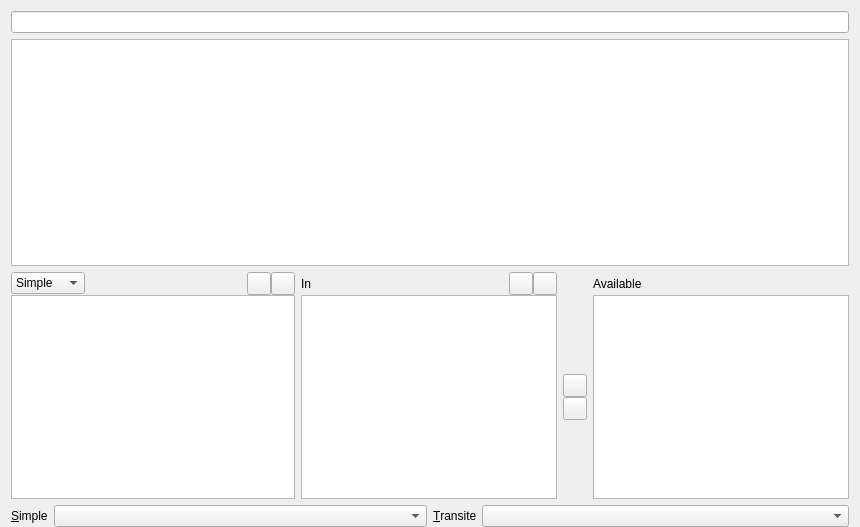
<?xml version="1.0" encoding="UTF-8"?>
<ui version="4.0">
 <class>EditorTransition</class>
 <widget class="QWidget" name="EditorTransition">
  <property name="geometry">
   <rect>
    <x>0</x>
    <y>0</y>
    <width>860</width>
    <height>527</height>
   </rect>
  </property>
  <property name="windowTitle">
   <string>Form</string>
  </property>
  <layout class="QVBoxLayout" name="verticalLayout">
   <property name="bottomMargin">
    <number>0</number>
   </property>
   <item>
    <widget class="QLineEdit" name="nameField"/>
   </item>
   <item>
    <widget class="QPlainTextEdit" name="commentField"/>
   </item>
   <item>
    <layout class="QGridLayout" name="gridLayout_2">
     <property name="verticalSpacing">
      <number>0</number>
     </property>
     <item row="1" column="7">
      <widget class="QListView" name="availableActions"/>
     </item>
     <item row="1" column="6">
      <layout class="QVBoxLayout" name="verticalLayout_11">
       <item>
        <spacer name="verticalSpacer_7">
         <property name="orientation">
          <enum>Qt::Vertical</enum>
         </property>
         <property name="sizeHint" stdset="0">
          <size>
           <width>20</width>
           <height>40</height>
          </size>
         </property>
        </spacer>
       </item>
       <item>
        <widget class="QToolButton" name="removeAction">
         <property name="text">
          <string/>
         </property>
         <property name="icon">
          <iconset resource="ui.qrc">
           <normaloff>:/images/right.png</normaloff>:/images/right.png</iconset>
         </property>
        </widget>
       </item>
       <item>
        <widget class="QToolButton" name="addAction">
         <property name="text">
          <string/>
         </property>
         <property name="icon">
          <iconset resource="ui.qrc">
           <normaloff>:/images/back.png</normaloff>:/images/back.png</iconset>
         </property>
        </widget>
       </item>
       <item>
        <spacer name="verticalSpacer_8">
         <property name="orientation">
          <enum>Qt::Vertical</enum>
         </property>
         <property name="sizeHint" stdset="0">
          <size>
           <width>20</width>
           <height>40</height>
          </size>
         </property>
        </spacer>
       </item>
      </layout>
     </item>
     <item row="0" column="5">
      <layout class="QHBoxLayout" name="horizontalLayout_5">
       <property name="spacing">
        <number>0</number>
       </property>
       <item>
        <widget class="QToolButton" name="moveActionUp">
         <property name="text">
          <string/>
         </property>
         <property name="icon">
          <iconset resource="ui.qrc">
           <normaloff>:/images/up.png</normaloff>:/images/up.png</iconset>
         </property>
        </widget>
       </item>
       <item>
        <widget class="QToolButton" name="moveActionDown">
         <property name="text">
          <string/>
         </property>
         <property name="icon">
          <iconset resource="ui.qrc">
           <normaloff>:/images/down.png</normaloff>:/images/down.png</iconset>
         </property>
        </widget>
       </item>
      </layout>
     </item>
     <item row="0" column="2">
      <layout class="QHBoxLayout" name="horizontalLayout_4">
       <property name="spacing">
        <number>0</number>
       </property>
       <item>
        <widget class="QToolButton" name="moveTransitionUp">
         <property name="text">
          <string/>
         </property>
         <property name="icon">
          <iconset resource="ui.qrc">
           <normaloff>:/images/up.png</normaloff>:/images/up.png</iconset>
         </property>
        </widget>
       </item>
       <item>
        <widget class="QToolButton" name="moveTransitionDown">
         <property name="text">
          <string/>
         </property>
         <property name="icon">
          <iconset resource="ui.qrc">
           <normaloff>:/images/down.png</normaloff>:/images/down.png</iconset>
         </property>
        </widget>
       </item>
      </layout>
     </item>
     <item row="1" column="0" colspan="3">
      <widget class="TextEdit" name="conditionField"/>
     </item>
     <item row="0" column="7">
      <widget class="QLabel" name="label_7">
       <property name="text">
        <string>Available</string>
       </property>
       <property name="alignment">
        <set>Qt::AlignLeading|Qt::AlignLeft|Qt::AlignVCenter</set>
       </property>
      </widget>
     </item>
     <item row="0" column="0">
      <widget class="QComboBox" name="transitionTypeField">
       <item>
        <property name="text">
         <string>Simple</string>
        </property>
       </item>
       <item>
        <property name="text">
         <string>Transite</string>
        </property>
       </item>
       <item>
        <property name="text">
         <string>Return</string>
        </property>
       </item>
      </widget>
     </item>
     <item row="1" column="3" colspan="3">
      <widget class="QListView" name="actionList"/>
     </item>
     <item row="0" column="3">
      <widget class="QLabel" name="label_6">
       <property name="text">
        <string>In</string>
       </property>
       <property name="alignment">
        <set>Qt::AlignLeading|Qt::AlignLeft|Qt::AlignVCenter</set>
       </property>
      </widget>
     </item>
     <item row="0" column="1">
      <spacer name="horizontalSpacer">
       <property name="orientation">
        <enum>Qt::Horizontal</enum>
       </property>
       <property name="sizeHint" stdset="0">
        <size>
         <width>40</width>
         <height>20</height>
        </size>
       </property>
      </spacer>
     </item>
     <item row="0" column="4">
      <spacer name="horizontalSpacer_2">
       <property name="orientation">
        <enum>Qt::Horizontal</enum>
       </property>
       <property name="sizeHint" stdset="0">
        <size>
         <width>40</width>
         <height>20</height>
        </size>
       </property>
      </spacer>
     </item>
    </layout>
   </item>
   <item>
    <layout class="QHBoxLayout" name="horizontalLayout_8">
     <item>
      <layout class="QHBoxLayout" name="horizontalLayout_6">
       <item>
        <widget class="QLabel" name="label_8">
         <property name="text">
          <string>&amp;Simple</string>
         </property>
         <property name="buddy">
          <cstring>destinationField</cstring>
         </property>
        </widget>
       </item>
       <item>
        <widget class="QComboBox" name="destinationField">
         <property name="sizePolicy">
          <sizepolicy hsizetype="MinimumExpanding" vsizetype="Fixed">
           <horstretch>0</horstretch>
           <verstretch>0</verstretch>
          </sizepolicy>
         </property>
        </widget>
       </item>
      </layout>
     </item>
     <item>
      <layout class="QHBoxLayout" name="horizontalLayout_7">
       <item>
        <widget class="QLabel" name="label_9">
         <property name="text">
          <string>&amp;Transite</string>
         </property>
         <property name="buddy">
          <cstring>transiteDestinationField</cstring>
         </property>
        </widget>
       </item>
       <item>
        <widget class="QComboBox" name="transiteDestinationField">
         <property name="sizePolicy">
          <sizepolicy hsizetype="MinimumExpanding" vsizetype="Fixed">
           <horstretch>0</horstretch>
           <verstretch>0</verstretch>
          </sizepolicy>
         </property>
        </widget>
       </item>
      </layout>
     </item>
    </layout>
   </item>
  </layout>
 </widget>
 <customwidgets>
  <customwidget>
   <class>TextEdit</class>
   <extends>QPlainTextEdit</extends>
   <header>textedit.h</header>
  </customwidget>
 </customwidgets>
 <resources>
  <include location="ui.qrc"/>
 </resources>
 <connections>
  <connection>
   <sender>moveActionUp</sender>
   <signal>clicked()</signal>
   <receiver>EditorTransition</receiver>
   <slot>moveActionUp()</slot>
   <hints>
    <hint type="sourcelabel">
     <x>505</x>
     <y>286</y>
    </hint>
    <hint type="destinationlabel">
     <x>476</x>
     <y>593</y>
    </hint>
   </hints>
  </connection>
  <connection>
   <sender>moveActionDown</sender>
   <signal>clicked()</signal>
   <receiver>EditorTransition</receiver>
   <slot>moveActionDown()</slot>
   <hints>
    <hint type="sourcelabel">
     <x>527</x>
     <y>279</y>
    </hint>
    <hint type="destinationlabel">
     <x>531</x>
     <y>576</y>
    </hint>
   </hints>
  </connection>
  <connection>
   <sender>removeAction</sender>
   <signal>clicked()</signal>
   <receiver>EditorTransition</receiver>
   <slot>removeAction()</slot>
   <hints>
    <hint type="sourcelabel">
     <x>565</x>
     <y>379</y>
    </hint>
    <hint type="destinationlabel">
     <x>567</x>
     <y>600</y>
    </hint>
   </hints>
  </connection>
  <connection>
   <sender>addAction</sender>
   <signal>clicked()</signal>
   <receiver>EditorTransition</receiver>
   <slot>addAction()</slot>
   <hints>
    <hint type="sourcelabel">
     <x>568</x>
     <y>408</y>
    </hint>
    <hint type="destinationlabel">
     <x>570</x>
     <y>538</y>
    </hint>
   </hints>
  </connection>
  <connection>
   <sender>moveTransitionUp</sender>
   <signal>clicked()</signal>
   <receiver>EditorTransition</receiver>
   <slot>moveTransitionUp()</slot>
   <hints>
    <hint type="sourcelabel">
     <x>232</x>
     <y>280</y>
    </hint>
    <hint type="destinationlabel">
     <x>241</x>
     <y>592</y>
    </hint>
   </hints>
  </connection>
  <connection>
   <sender>moveTransitionDown</sender>
   <signal>clicked()</signal>
   <receiver>EditorTransition</receiver>
   <slot>moveTransitionDown()</slot>
   <hints>
    <hint type="sourcelabel">
     <x>261</x>
     <y>277</y>
    </hint>
    <hint type="destinationlabel">
     <x>267</x>
     <y>543</y>
    </hint>
   </hints>
  </connection>
  <connection>
   <sender>destinationField</sender>
   <signal>activated(QString)</signal>
   <receiver>EditorTransition</receiver>
   <slot>setDestination(QString)</slot>
   <hints>
    <hint type="sourcelabel">
     <x>129</x>
     <y>514</y>
    </hint>
    <hint type="destinationlabel">
     <x>125</x>
     <y>552</y>
    </hint>
   </hints>
  </connection>
 </connections>
 <slots>
  <slot>addAction()</slot>
  <slot>availSelectionChanged()</slot>
  <slot>removeAction()</slot>
  <slot>moveActionUp()</slot>
  <slot>moveActionDown()</slot>
  <slot>moveTransitionUp()</slot>
  <slot>moveTransitionDown()</slot>
  <slot>setDestination(QString)</slot>
 </slots>
</ui>
